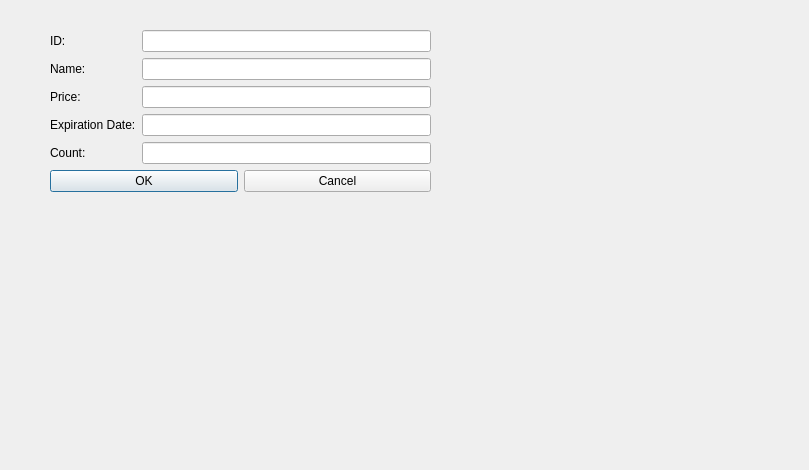
<?xml version="1.0" encoding="UTF-8"?>
<ui version="4.0">
 <class>Dialog</class>
 <widget class="QDialog" name="Dialog">
  <property name="geometry">
   <rect>
    <x>0</x>
    <y>0</y>
    <width>809</width>
    <height>470</height>
   </rect>
  </property>
  <property name="windowTitle">
   <string>Dialog</string>
  </property>
  <widget class="QWidget" name="widget">
   <property name="geometry">
    <rect>
     <x>50</x>
     <y>30</y>
     <width>381</width>
     <height>241</height>
    </rect>
   </property>
   <layout class="QFormLayout" name="formLayout">
    <item row="0" column="0">
     <widget class="QLabel" name="idLabel">
      <property name="text">
       <string>ID:</string>
      </property>
     </widget>
    </item>
    <item row="0" column="1">
     <widget class="QLineEdit" name="idLineEdit"/>
    </item>
    <item row="1" column="0">
     <widget class="QLabel" name="nameLabel">
      <property name="text">
       <string>Name:</string>
      </property>
     </widget>
    </item>
    <item row="1" column="1">
     <widget class="QLineEdit" name="nameLineEdit"/>
    </item>
    <item row="2" column="0">
     <widget class="QLabel" name="priceLabel">
      <property name="text">
       <string>Price:</string>
      </property>
     </widget>
    </item>
    <item row="2" column="1">
     <widget class="QLineEdit" name="priceLineEdit"/>
    </item>
    <item row="3" column="0">
     <widget class="QLabel" name="expirationLabel">
      <property name="text">
       <string>Expiration Date:</string>
      </property>
     </widget>
    </item>
    <item row="3" column="1">
     <widget class="QLineEdit" name="expirationLineEdit"/>
    </item>
    <item row="4" column="0">
     <widget class="QLabel" name="countLabel">
      <property name="text">
       <string>Count:</string>
      </property>
     </widget>
    </item>
    <item row="4" column="1">
     <widget class="QLineEdit" name="countLineEdit"/>
    </item>
    <item row="5" column="0" colspan="2">
     <layout class="QHBoxLayout" name="buttonLayout">
      <item>
       <widget class="QPushButton" name="okButton">
        <property name="text">
         <string>OK</string>
        </property>
       </widget>
      </item>
      <item>
       <widget class="QPushButton" name="cancelButton">
        <property name="text">
         <string>Cancel</string>
        </property>
       </widget>
      </item>
     </layout>
    </item>
   </layout>
  </widget>
 </widget>
 <resources/>
 <connections/>
</ui>
